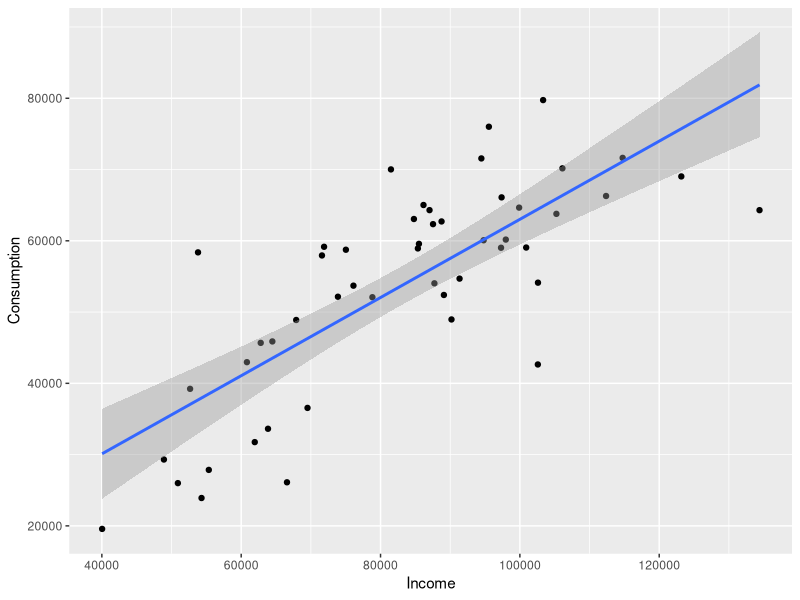
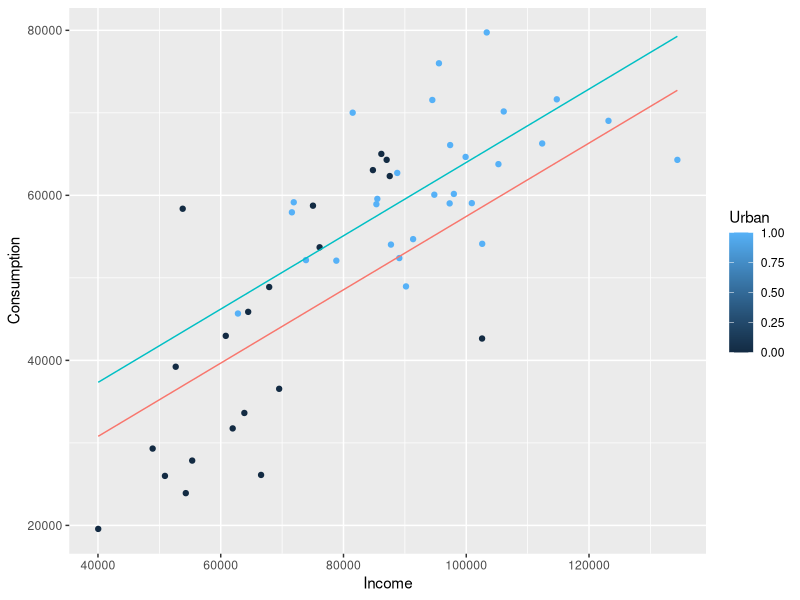
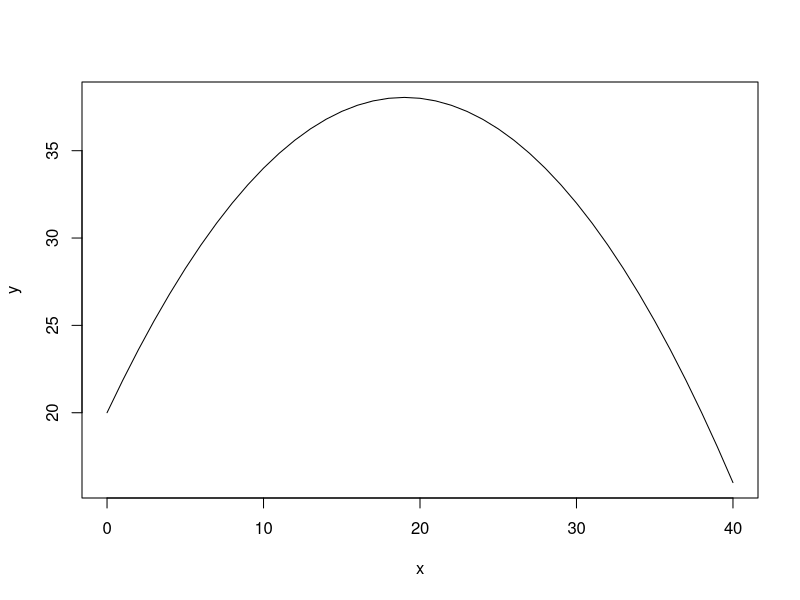
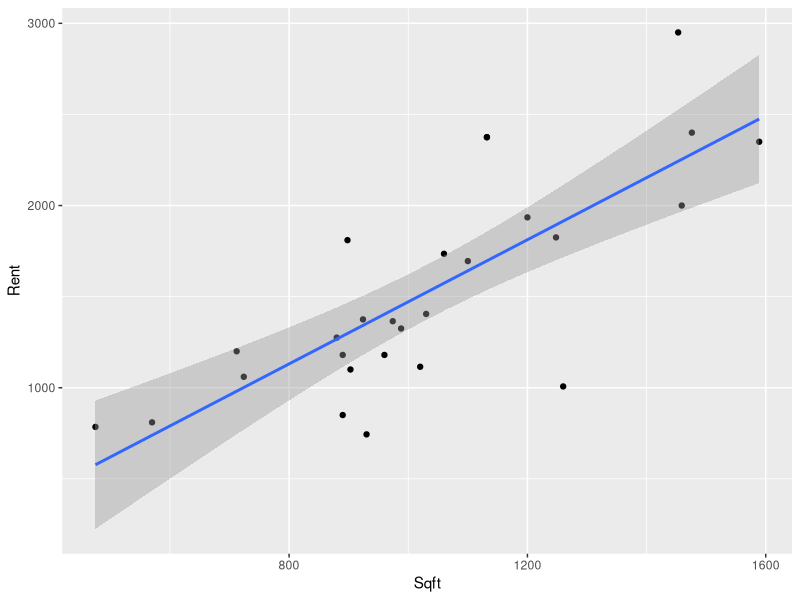
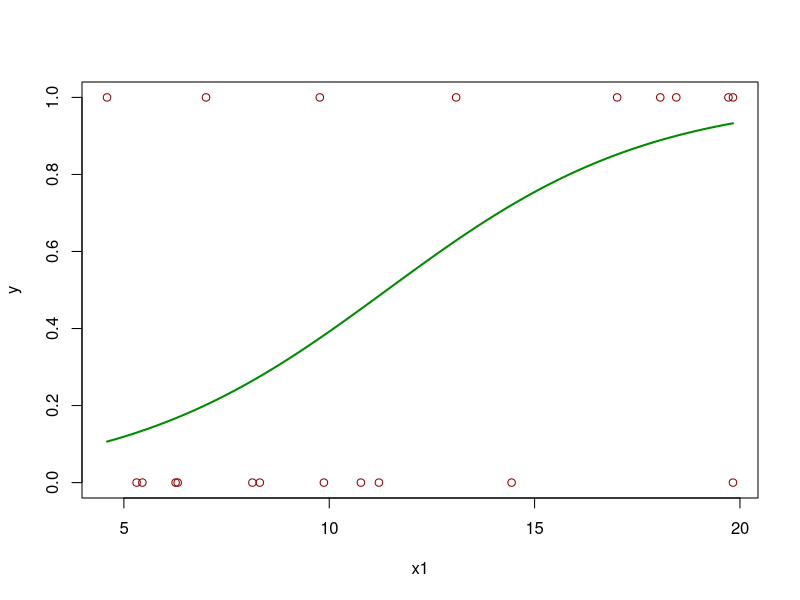

Source code (R) for these figures, in order:
## ---- chunk 1
library(ggplot2)
library(readxl)
setwd("C:/Users/timma/Documents/GitHub/FIN6572Fall2020/Problem Sets/Ch7")
## ---- chunk 2
myData = read_xlsx("Ch7_Q4_Data_File.xlsx")
## ---- chunk 3
Model1 <- lm(y ~ x + d1 + d2, data = myData)
summary(Model1)
## ---- chunk 4
Model2 <- lm(y ~ x + d1 + d2 + d1*d2, data = myData)
summary(Model2)
## ---- chunk 5
x = 20
d1 = 1
d2 = 0
Model1$coefficients[1] + Model1$coefficients[2]*x + Model1$coefficients[3]*d1 + Model1$coefficients[4]*d2
d2 = 1
Model1$coefficients[1] + Model1$coefficients[2]*x + Model1$coefficients[3]*d1 + Model1$coefficients[4]*d2
## ---- chunk 6
myData = read_xlsx("Ch7_Q9_Data_File.xlsx")
## ---- chunk 7
Model1 <- lm(Income~ Hours + Hot + Holiday, data = myData)
summary(Model1)
## ---- chunk 8
hours = 6
hot = 1
holiday = 1
Model1$coefficients[1] + Model1$coefficients[2]*hours + Model1$coefficients[3]*hot + Model1$coefficients[4]*holiday
holiday = 0
Model1$coefficients[1] + Model1$coefficients[2]*hours + Model1$coefficients[3]*hot + Model1$coefficients[4]*holiday
## ---- chunk 9
Model2 <- lm(Income ~ Hours + Hot + Holiday + Hot*Holiday, data = myData)
summary(Model2)
## ---- chunk 10
hours = 6
hot = 1
holiday = 1
Model2$coefficients[1] + Model2$coefficients[2]*hours + Model2$coefficients[3]*hot + Model2$coefficients[4]*holiday + Model2$coefficients[5]*hot*holiday
holiday = 0
Model2$coefficients[1] + Model2$coefficients[2]*hours + Model2$coefficients[3]*hot + Model2$coefficients[4]*holiday + Model2$coefficients[5]*hot*holiday
## ---- chunk 11
myData = read_xlsx("Ch7_Q11_Data_File.xlsx")
## ---- chunk 12
Model1 <- lm(Consumption ~ Income, data = myData)
summary(Model1)
income = 75000
Model1$coefficients[1] + Model1$coefficients[2]*income
ggplot(myData,aes(y=Consumption,x=Income))+geom_point()+geom_smooth(method="lm")
## ---- chunk 13
Model2 <- lm(Consumption ~ Income + Urban, data = myData)
summary(Model2)
equation1=function(x){coef(Model2)[1]+coef(Model2)[2]*x}
equation2=function(x){coef(Model2)[1]+coef(Model2)[2]*x+coef(Model2)[3]}
ggplot(myData,aes(y=Consumption,x=Income,color=Urban))+geom_point()+
        stat_function(fun=equation1,geom="line",color=scales::hue_pal()(2)[1])+
        stat_function(fun=equation2,geom="line",color=scales::hue_pal()(2)[2])
## ---- chunk 14
urban = 1
Model2$coefficients[1] + Model2$coefficients[2]*income + Model2$coefficients[3]*urban
urban = 0
Model2$coefficients[1] + Model2$coefficients[2]*income + Model2$coefficients[3]*urban
## ---- chunk 15
Model3 <- lm(Consumption ~ Income + Urban + Income*Urban, data = myData)
summary(Model3)
## ---- chunk 16
urban = 1
Model3$coefficients[1] + Model3$coefficients[2]*income + Model3$coefficients[3]*urban + Model3$coefficients[4]*income*urban
urban = 0
Model3$coefficients[1] + Model3$coefficients[2]*income + Model3$coefficients[3]*urban + Model3$coefficients[4]*income*urban
## ---- chunk 17
x = 0:40
y = 20 + 1.9*x - 0.05*x^2
plot(x,y,'l')
## ---- chunk 18
myData = read_xlsx("Ch7_Q33_Data_File.xlsx")
## ---- chunk 19
Model1 <- lm(Rent ~ Beds+Baths+Sqft, data = myData)
summary(Model1)
ggplot(myData,aes(y=Rent,x=Sqft))+geom_point()+geom_smooth(method="lm")
## ---- chunk 20
Model2 <- lm(log(Rent) ~ Beds+Baths+Sqft, data = myData)
summary(Model2)
## ---- chunk 21
bed = 3
bath = 2
size = 1500
Model1$coefficients[1] + Model1$coefficients[2]*bed + Model1$coefficients[3]*bath + Model1$coefficients[4]*size
SE<-summary(Model2)$sigma
exp(Model2$coefficients[1] + Model2$coefficients[2]*bed + Model2$coefficients[3]*bath + Model2$coefficients[4]*size + (SE^2/2))
## ---- chunk 22
Pred_lny<-predict(Model2)
Pred_y<-exp(Pred_lny+SE^2/2)
cor(myData$Rent, Pred_y)^2
## ---- chunk 23
myData = read_xlsx("Ch7_Q35_Data_File.xlsx")
names(myData)[1] = "TimePerUnit"
names(myData)[2] = "UnitNumber"
## ---- chunk 24
Model1 <- lm(TimePerUnit ~ UnitNumber, data = myData)
summary(Model1)
## ---- chunk 25
Model2 <- lm(TimePerUnit ~ log(UnitNumber), data = myData)
summary(Model2)
## ---- chunk 26
u = 50
t = Model2$coefficients[1] + Model2$coefficients[2]*log(u)
t
## ---- chunk 27
myData = read_xlsx("Ch7_Q37_Data_File.xlsx")
## ---- chunk 28
Model1 <- lm(log(Q) ~ log(L)+log(K), data = myData)
summary(Model1)
## ---- chunk 29
myData = read_xlsx("Ch7_Q43_Data_File.xlsx")
## ---- chunk 30
Linear_Model <-lm(y ~ x1+x2, data =myData)
summary(Linear_Model)
## ---- chunk 31
x1 = 12
x2 = 8
Linear_Model$coefficients[1]+Linear_Model$coefficients[2]*x1+Linear_Model$coefficients[3]*x2
## ---- chunk 32
Logistic_Model <- glm(y ~ x1 + x2, family = binomial(link = logit), data = myData)
summary(Logistic_Model)

newdat <- data.frame(x1=seq(min(myData$x1), max(myData$x1),len=100))
newdat$x2 = mean(myData$x2)
newdat$y = predict(Logistic_Model, newdata=newdat, type="response")
plot(y~x1, data=myData, col="red4")
lines(y ~ x1, newdat, col="green4", lwd=2)
## ---- chunk 33
x1 = 12
x2 = 8
(exp(Logistic_Model$coefficients[1]+Logistic_Model$coefficients[2]*x1+Logistic_Model$coefficients[3]*x2))/(1+exp(Logistic_Model$coefficients[1]+Logistic_Model$coefficients[2]*x1+Logistic_Model$coefficients[3]*x2))
## ---- chunk 34
myData = read_xlsx("Ch7_Q56_Data_File.xlsx")
## ---- chunk 35
TData <- myData[1:30,]
VData <- myData[31:40,]
Model1 <- lm(y ~ x + d, data = TData)
summary(Model1)
Model2 <- lm(y ~ x + d + x*d, data = TData)
summary(Model2)
## ---- chunk 36
Pred1 <- predict(Model1, VData)
RMSE1 = sqrt(mean((VData$y-Pred1)^2))
Pred2 <- predict(Model2, VData)
RMSE2 = sqrt(mean((VData$y-Pred2)^2))
RMSE1
RMSE2
